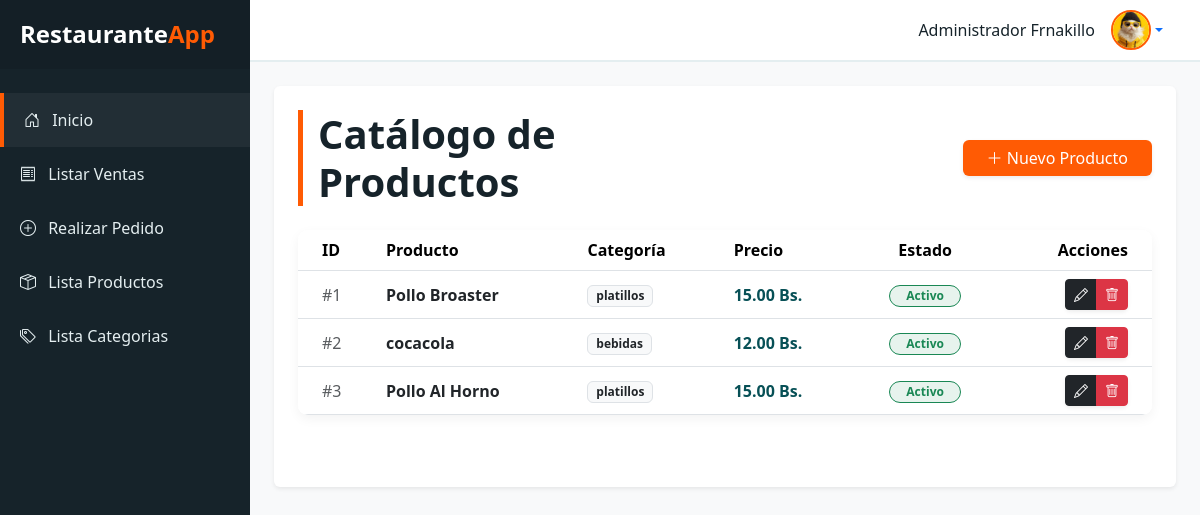
/productos/, run on the app's committed database.
### restaurante/models.py (models this page shows, shortened)
class Producto(models.Model):
    nombre = models.CharField(max_length=150)
    categoria = models.ForeignKey(Categoria, on_delete=models.PROTECT, related_name="productos")
    precio = models.DecimalField(max_digits=10, decimal_places=2)
    activo = models.BooleanField(default=True)
    class Meta:
        verbose_name = _("Producto")
        verbose_name_plural = _("Productos")

class Categoria(models.Model):
    nombre = models.CharField(max_length=100, unique=True)
    descripcion = models.TextField(blank=True, null=True)
    class Meta:
        verbose_name = _("Categoría")
        verbose_name_plural = _("Categorías")

### restaurante/views.py (the view)
# urls.py: path('productos/', views.lista_productos, name='lista_productos'),
def lista_productos(request):
    productos = Producto.objects.all()
    return render(request, 'productos/lista_productos.html', {'productos': productos})

### restaurante/templates/productos/lista_productos.html (shortened to what this page needs)
{% extends "base.html" %}
{% block content %}
<div class="row align-items-center mb-4">
    <div class="col-md-6">
        <h1 class="title-accent m-0">Catálogo de Productos</h1>
    </div>
    <div class="col-md-6 text-md-end mt-3 mt-md-0">
        <a href="{% url 'crear_producto' %}" class="btn btn-orange px-4 shadow-sm">
            <i class="bi bi-plus-lg"></i> Nuevo Producto
        </a>
    </div>
</div>
<div class="table-responsive table-container">
    <table class="table table-hover align-middle bg-white mb-0">
        <thead>
            <tr>
                <th class="ps-4">ID</th>
                <th>Producto</th>
                <th>Categoría</th>
                <th>Precio</th>
                <th class="text-center">Estado</th>
                <th class="text-end pe-4">Acciones</th>
            </tr>
        </thead>
        <tbody>
            {% for prod in productos %}
            <tr>
                <td class="ps-4 text-muted">#{{ prod.id }}</td>
                <td>
                    <span class="fw-bold text-dark">{{ prod.nombre }}</span>
                </td>
                <td>
                    <span class="badge bg-light text-dark border">{{ prod.categoria.nombre }}</span>
                </td>
                <td>
                    <span class="price-badge">{{ prod.precio }} Bs.</span>
                </td>
                <td class="text-center">
                    {% if prod.activo %}
                        <span class="badge badge-active rounded-pill px-3">Activo</span>
                    {% else %}
                        <span class="badge badge-inactive rounded-pill px-3">Inactivo</span>
                    {% endif %}
                </td>
                <td class="text-end pe-4">
                    <div class="btn-group shadow-sm">
                        <a href="{% url 'editar_producto' prod.pk %}" class="btn btn-sm btn-dark" title="Editar">
                            <i class="bi bi-pencil"></i>
                        </a>
                        <a href="{% url 'eliminar_producto' prod.pk %}" class="btn btn-sm btn-danger" title="Eliminar">
                            <i class="bi bi-trash"></i>
                        </a>
                    </div>
                </td>
            </tr>
            {% endfor %}
        </tbody>
    </table>
</div>
<br><br>
{% endblock %}

### restaurante/templates/base.html (style rules this page uses)
:root { --mirage: #16232a; --blaze-orange: #ff5b04; --deep-sea-green: #075056; --wild-sand: #e4eef0; }
body { background-color: #f8f9fa; overflow-x: hidden; }
.btn-orange { background-color: var(--blaze-orange); color: white; border: none; }

### restaurante/templates/productos/lista_productos.html (style rules this page uses)
.title-accent { color: var(--mirage); border-left: 5px solid var(--blaze-orange); padding-left: 15px; font-weight: 700; }
.btn-orange { background-color: var(--blaze-orange); color: white; border: none; transition: 0.3s; }
.table-container { border-radius: 10px; overflow: hidden; box-shadow: 0 4px 12px rgba(0,0,0,0.05); }
.price-badge { font-weight: 700; color: var(--deep-sea-green); }
.badge-active { background-color: rgba(25, 135, 84, 0.1); color: #198754; border: 1px solid #198754; }

### data on the page
Producto: id "1", nombre "Pollo Broaster", categoria.nombre "platillos", precio "15.00", activo "Activo"
Producto: id "2", nombre "cocacola", categoria.nombre "bebidas", precio "12.00", activo "Activo"
Producto: id "3", nombre "Pollo Al Horno", categoria.nombre "platillos", precio "15.00", activo "Activo"
